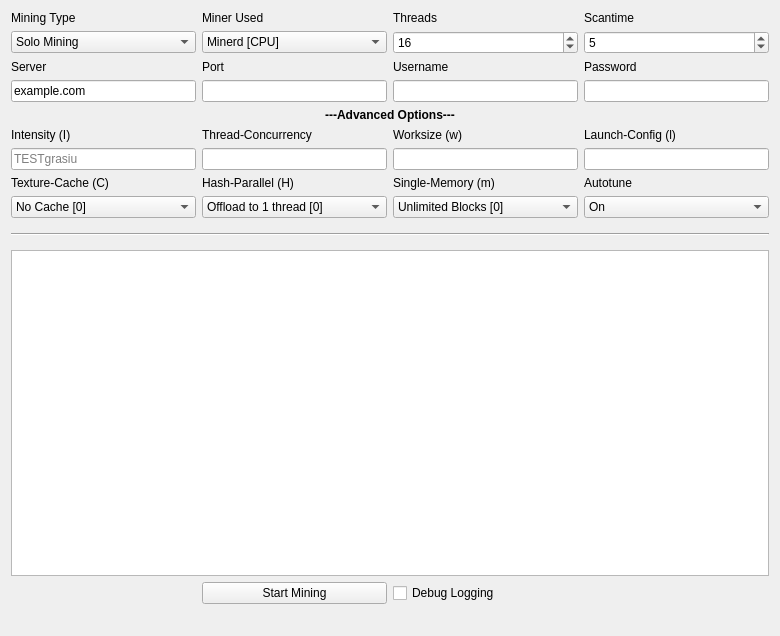
<?xml version="1.0" encoding="UTF-8"?>
<ui version="4.0">
 <class>MiningPage</class>
 <widget class="QWidget" name="MiningPage">
  <property name="geometry">
   <rect>
    <x>0</x>
    <y>0</y>
    <width>780</width>
    <height>636</height>
   </rect>
  </property>
  <property name="windowTitle">
   <string>Mining</string>
  </property>
  <layout class="QGridLayout" name="gridLayout">
   <property name="sizeConstraint">
    <enum>QLayout::SetMaximumSize</enum>
   </property>
   <item row="15" column="2">
    <widget class="QLabel" name="hashLabel">
     <property name="text">
      <string>Hash-Parallel (H)</string>
     </property>
    </widget>
   </item>
   <item row="8" column="3">
    <widget class="QLineEdit" name="usernameLine">
     <property name="enabled">
      <bool>true</bool>
     </property>
     <property name="text">
      <string/>
     </property>
    </widget>
   </item>
   <item row="16" column="2">
    <widget class="QComboBox" name="offloadSHA">
     <item>
      <property name="text">
       <string>Offload to 1 thread [0]</string>
      </property>
     </item>
     <item>
      <property name="text">
       <string>Offload to all threads [1]</string>
      </property>
     </item>
     <item>
      <property name="text">
       <string>All hashing to GPU [2]</string>
      </property>
     </item>
    </widget>
   </item>
   <item row="16" column="1">
    <widget class="QComboBox" name="textureCache">
     <item>
      <property name="text">
       <string>No Cache [0]</string>
      </property>
     </item>
     <item>
      <property name="text">
       <string>1D Cache [1]</string>
      </property>
     </item>
     <item>
      <property name="text">
       <string>2D Cache [2]</string>
      </property>
     </item>
    </widget>
   </item>
   <item row="24" column="2">
    <widget class="QPushButton" name="startButton">
     <property name="sizePolicy">
      <sizepolicy hsizetype="Minimum" vsizetype="Maximum">
       <horstretch>0</horstretch>
       <verstretch>0</verstretch>
      </sizepolicy>
     </property>
     <property name="text">
      <string>Start Mining</string>
     </property>
    </widget>
   </item>
   <item row="24" column="3">
    <widget class="QCheckBox" name="debugCheckBox">
     <property name="text">
      <string>Debug Logging</string>
     </property>
     <property name="Checked">
      <bool>true</bool>
     </property>
    </widget>
   </item>
   <item row="13" column="3">
    <widget class="QLabel" name="workloadLabel">
     <property name="text">
      <string>Worksize (w)</string>
     </property>
    </widget>
   </item>
   <item row="14" column="2">
    <widget class="QLineEdit" name="concurrency"/>
   </item>
   <item row="7" column="2">
    <widget class="QLabel" name="portLabel">
     <property name="enabled">
      <bool>true</bool>
     </property>
     <property name="text">
      <string>Port</string>
     </property>
    </widget>
   </item>
   <item row="7" column="4">
    <widget class="QLabel" name="passwordLabel">
     <property name="enabled">
      <bool>true</bool>
     </property>
     <property name="text">
      <string>Password</string>
     </property>
    </widget>
   </item>
   <item row="3" column="3">
    <widget class="QLabel" name="threadsLabel">
     <property name="enabled">
      <bool>true</bool>
     </property>
     <property name="text">
      <string>Threads</string>
     </property>
    </widget>
   </item>
   <item row="14" column="4">
    <widget class="QLineEdit" name="kernel"/>
   </item>
   <item row="13" column="4">
    <widget class="QLabel" name="kernelLabel">
     <property name="text">
      <string>Launch-Config (l)</string>
     </property>
    </widget>
   </item>
   <item row="14" column="3">
    <widget class="QLineEdit" name="workload"/>
   </item>
   <item row="15" column="1">
    <widget class="QLabel" name="cacheLabel">
     <property name="text">
      <string>Texture-Cache (C)</string>
     </property>
    </widget>
   </item>
   <item row="5" column="4">
    <widget class="QSpinBox" name="scantimeBox">
     <property name="enabled">
      <bool>true</bool>
     </property>
     <property name="minimum">
      <number>1</number>
     </property>
     <property name="value">
      <number>5</number>
     </property>
    </widget>
   </item>
   <item row="3" column="2">
    <widget class="QLabel" name="minerLabel">
     <property name="text">
      <string>Miner Used</string>
     </property>
    </widget>
   </item>
   <item row="5" column="3">
    <widget class="QSpinBox" name="threadsBox">
     <property name="enabled">
      <bool>true</bool>
     </property>
     <property name="minimum">
      <number>-1</number>
     </property>
     <property name="maximum">
      <number>99</number>
     </property>
     <property name="singleStep">
      <number>1</number>
     </property>
     <property name="value">
      <number>16</number>
     </property>
    </widget>
   </item>
   <item row="17" column="1" colspan="4">
    <widget class="Line" name="line">
     <property name="sizePolicy">
      <sizepolicy hsizetype="Minimum" vsizetype="Fixed">
       <horstretch>0</horstretch>
       <verstretch>0</verstretch>
      </sizepolicy>
     </property>
     <property name="minimumSize">
      <size>
       <width>0</width>
       <height>20</height>
      </size>
     </property>
     <property name="orientation">
      <enum>Qt::Horizontal</enum>
     </property>
    </widget>
   </item>
   <item row="3" column="1">
    <widget class="QLabel" name="typeLabel">
     <property name="text">
      <string>Mining Type</string>
     </property>
    </widget>
   </item>
   <item row="5" column="1">
    <widget class="QComboBox" name="typeBox">
     <property name="editable">
      <bool>false</bool>
     </property>
     <property name="currentIndex">
      <number>0</number>
     </property>
     <item>
      <property name="text">
       <string>Solo Mining</string>
      </property>
     </item>
     <item>
      <property name="text">
       <string>Pool Mining</string>
      </property>
     </item>
     <item>
      <property name="text">
       <string>P2P Mining</string>
      </property>
     </item>
     <item>
      <property name="text">
       <string>Internal Mining</string>
      </property>
     </item>
    </widget>
   </item>
   <item row="8" column="2">
    <widget class="QLineEdit" name="portLine">
     <property name="enabled">
      <bool>true</bool>
     </property>
     <property name="Text">
      <string>5252</string>
     </property>
    </widget>
   </item>
   <item row="8" column="1">
    <widget class="QLineEdit" name="serverLine">
     <property name="enabled">
      <bool>true</bool>
     </property>
     <property name="text">
      <string notr="true">example.com</string>
     </property>
    </widget>
   </item>
   <item row="7" column="3">
    <widget class="QLabel" name="usernameLabel">
     <property name="enabled">
      <bool>true</bool>
     </property>
     <property name="text">
      <string>Username</string>
     </property>
    </widget>
   </item>
   <item row="7" column="1">
    <widget class="QLabel" name="serverLabel">
     <property name="enabled">
      <bool>true</bool>
     </property>
     <property name="text">
      <string>Server</string>
     </property>
    </widget>
   </item>
   <item row="22" column="1" colspan="4">
    <widget class="QListWidget" name="list">
     <property name="autoScrollMargin">
      <number>100000</number>
     </property>
     <property name="dragDropMode">
      <enum>QAbstractItemView::DragOnly</enum>
     </property>
     <property name="selectionMode">
      <enum>QAbstractItemView::NoSelection</enum>
     </property>
     <property name="movement">
      <enum>QListView::Snap</enum>
     </property>
     <property name="batchSize">
      <number>10</number>
     </property>
    </widget>
   </item>
   <item row="8" column="4">
    <widget class="QLineEdit" name="passwordLine">
     <property name="enabled">
      <bool>true</bool>
     </property>
     <property name="text">
      <string/>
     </property>
    </widget>
   </item>
   <item row="25" column="3" colspan="2">
    <widget class="QLabel" name="mineSpeedLabel">
     <property name="sizePolicy">
      <sizepolicy hsizetype="Preferred" vsizetype="Preferred">
       <horstretch>0</horstretch>
       <verstretch>0</verstretch>
      </sizepolicy>
     </property>
     <property name="font">
      <font>
       <pointsize>10</pointsize>
       <weight>75</weight>
       <bold>true</bold>
      </font>
     </property>
     <property name="text">
      <string/>
     </property>
     <property name="alignment">
      <set>Qt::AlignRight|Qt::AlignTrailing|Qt::AlignVCenter</set>
     </property>
    </widget>
   </item>
   <item row="3" column="4">
    <widget class="QLabel" name="scantimeLabel">
     <property name="enabled">
      <bool>true</bool>
     </property>
     <property name="layoutDirection">
      <enum>Qt::LeftToRight</enum>
     </property>
     <property name="text">
      <string>Scantime</string>
     </property>
    </widget>
   </item>
   <item row="14" column="1">
    <widget class="QLineEdit" name="intensityBox">
     <property name="enabled">
      <bool>true</bool>
     </property>
     <property name="Text">
      <string />
     </property>
     <property name="placeholderText">
      <string>TESTgrasiu</string>
     </property>
    </widget>
   </item>
   <item row="12" column="1" colspan="4">
    <widget class="QLabel" name="advancedLabel">
     <property name="text">
      <string>&lt;html&gt;&lt;head/&gt;&lt;body&gt;&lt;p align=&quot;center&quot;&gt;&lt;span style=&quot; font-weight:600;&quot;&gt;---Advanced Options---&lt;/span&gt;&lt;/p&gt;&lt;/body&gt;&lt;/html&gt;</string>
     </property>
    </widget>
   </item>
   <item row="25" column="1" colspan="2">
    <widget class="QLabel" name="shareCount">
     <property name="font">
      <font>
       <pointsize>10</pointsize>
       <weight>75</weight>
       <bold>true</bold>
      </font>
     </property>
     <property name="text">
      <string/>
     </property>
    </widget>
   </item>
   <item row="5" column="2">
    <widget class="QComboBox" name="minerBox">
     <item>
      <property name="text">
       <string>Minerd [CPU]</string>
      </property>
     </item>
     <item>
      <property name="text">
       <string>CGMiner [AMD GPU]</string>
      </property>
     </item>
     <item>
      <property name="text">
       <string>CUDAMiner [nVIDIA GPU]</string>
      </property>
     </item>
    </widget>
   </item>
   <item row="13" column="2">
    <widget class="QLabel" name="concurrencyLabel">
     <property name="text">
      <string>Thread-Concurrency</string>
     </property>
    </widget>
   </item>
   <item row="13" column="1">
    <widget class="QLabel" name="intensityLabel">
     <property name="text">
      <string>Intensity (I)</string>
     </property>
    </widget>
   </item>
   <item row="15" column="3">
    <widget class="QLabel" name="memoryLabel">
     <property name="text">
      <string>Single-Memory (m)</string>
     </property>
    </widget>
   </item>
   <item row="16" column="3">
    <widget class="QComboBox" name="memoryBlock">
     <item>
      <property name="text">
       <string>Unlimited Blocks [0]</string>
      </property>
     </item>
     <item>
      <property name="text">
       <string>1 Block [1]</string>
      </property>
     </item>
    </widget>
   </item>
   <item row="15" column="4">
    <widget class="QLabel" name="autotuneLabel">
     <property name="text">
      <string>Autotune</string>
     </property>
    </widget>
   </item>
   <item row="16" column="4">
    <widget class="QComboBox" name="autotune">
     <item>
      <property name="text">
       <string>On</string>
      </property>
     </item>
     <item>
      <property name="text">
       <string>Off</string>
      </property>
     </item>
    </widget>
   </item>
  </layout>
 </widget>
 <layoutdefault spacing="6" margin="11"/>
 <tabstops>
  <tabstop>typeBox</tabstop>
  <tabstop>serverLine</tabstop>
  <tabstop>portLine</tabstop>
  <tabstop>usernameLine</tabstop>
  <tabstop>passwordLine</tabstop>
  <tabstop>list</tabstop>
 </tabstops>
 <resources/>
 <connections/>
</ui>
